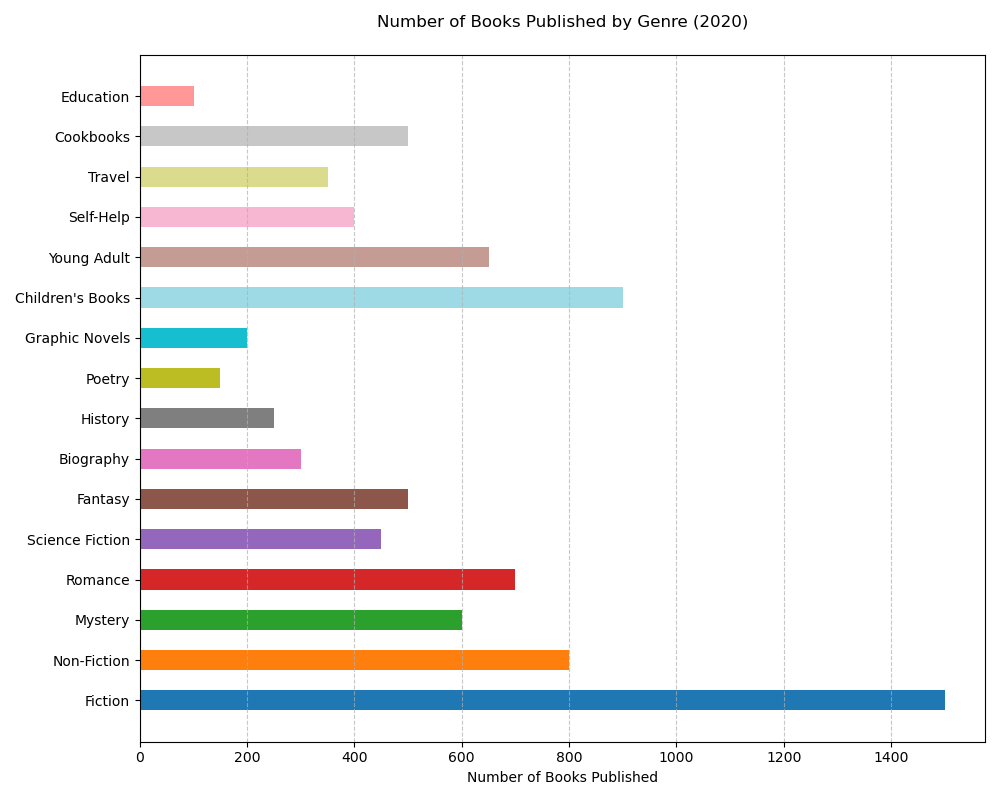

Reproduce this figure in Python.

import matplotlib.pyplot as plt

# Data
genres = ['Fiction', 'Non-Fiction', 'Mystery', 'Romance', 'Science Fiction', 
          'Fantasy', 'Biography', 'History', 'Poetry', 'Graphic Novels',
          "Children's Books", 'Young Adult', 'Self-Help', 'Travel', 'Cookbooks', 'Education']
books_published = [1500, 800, 600, 700, 450, 
                   500, 300, 250, 150, 200, 
                   900, 650, 400, 350, 500, 100]

# Create horizontal bar chart
plt.figure(figsize=(10, 8))  # Change width and height of the chart
colors = ['#1f77b4', '#ff7f0e', '#2ca02c', '#d62728', '#9467bd', 
          '#8c564b', '#e377c2', '#7f7f7f', '#bcbd22', '#17becf', 
          '#9edae5', '#c49c94', '#f7b6d2', '#dbdb8d', '#c7c7c7', '#ff9896']

plt.barh(genres, books_published, color=colors, height=0.5)  # Change direction of chart and bar height

# Customizing the plot
plt.xlabel('Number of Books Published')
plt.title('Number of Books Published by Genre (2020)', pad=20)
plt.grid(axis='x', linestyle='--', alpha=0.7)

plt.tight_layout()
plt.show()
